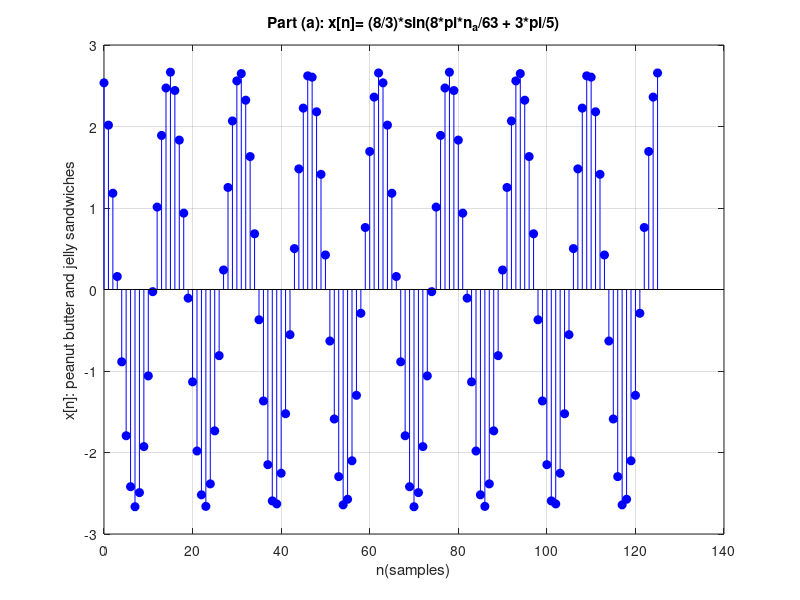
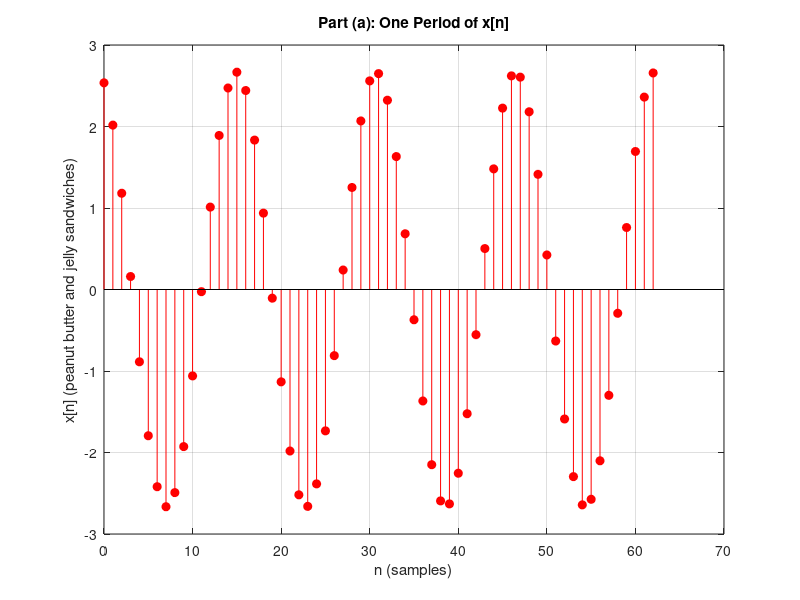
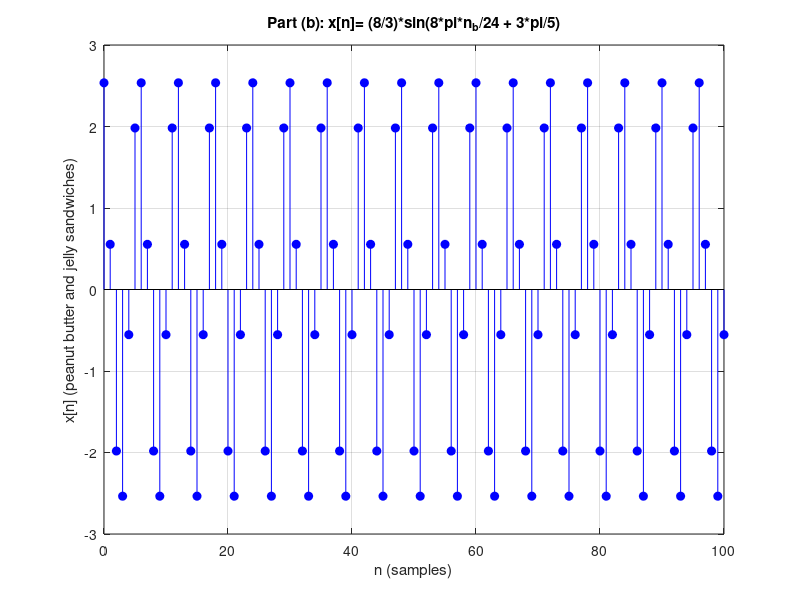
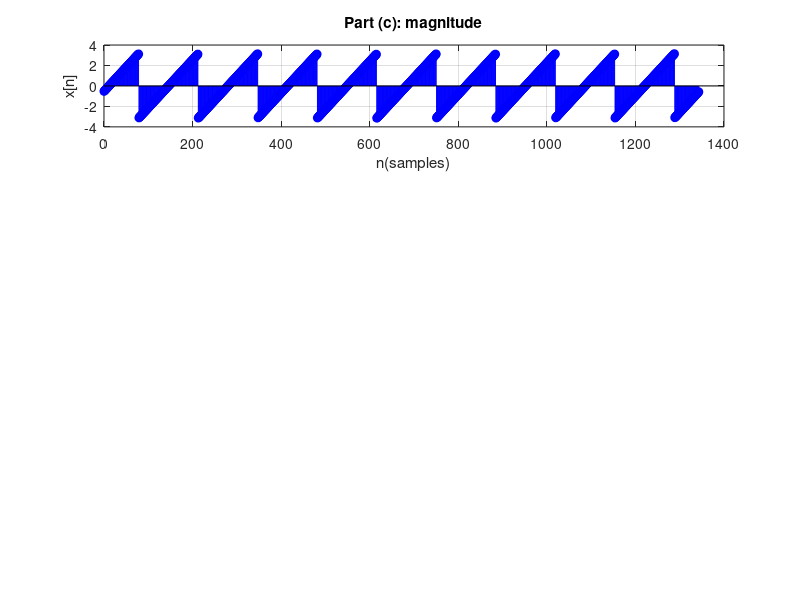

Source code (MATLAB) for these figures, in order:
close all;
clear;
clc;

%(a)----------------------------------------------------------------------------------------------------
N_a = 63; % fundamental per
n_a = 0:2*N_a-1; 
x_a = (8/3)*sin(8*pi*n_a/63 + 3*pi/5); 

w_a= 2*pi/N_a; %fundamental angular frequency 
f_a= 1/N_a; %fundamental frequency

%plot full signals (2 periods)

figure; 
stem(n_a,x_a,'b','filled');
title('Part (a): x[n]= (8/3)*sin(8*pi*n_a/63 + 3*pi/5)');
xlabel('n(samples)'); 
ylabel('x[n]: peanut butter and jelly sandwiches');
grid on; 

%plot 1 period
n_a_one= 0:N_a-1; 
x_a_one= (8/3)*sin(8*pi*n_a_one/63 + 3*pi/5);
P_a= mean(abs(x_a_one).^2); %avg power

figure;
stem(n_a_one, x_a_one,'r', 'filled');
title('Part (a): One Period of x[n]');
xlabel('n (samples)');
ylabel('x[n] (peanut butter and jelly sandwiches)');
grid on;

% print results to command window
fprintf('Part (a):\n');
fprintf('Fundamental Period: N = %d samples\n', N_a);
fprintf('Fundamental Frequency: f = %.6f cycles/sample\n', f_a);
fprintf('Fundamental Angular Frequency: w = %.6f rad/sample\n', w_a);
fprintf('Average Power: P = %.4f (peanut butter and jelly sandwiches)^2\n', P_a);

%(b)----------------------------------------------------------------------------------------------------
n_b = 0:100; 
x_b= (8/3)*sin(8*pi*n_b/24 + 3*pi/5);

figure;
stem(n_b, x_b,'b', 'filled');
title('Part (b): x[n]= (8/3)*sin(8*pi*n_b/24 + 3*pi/5)');
xlabel('n (samples)');
ylabel('x[n] (peanut butter and jelly sandwiches)');
grid on;
%(c)----------------------------------------------------------------------------------------------------

N_c = 672; % fundamental per
n_c = 0:2*N_c-1; 
x_c = 4*exp(1j*(5*pi*n_c/336 - pi/6)); 

w_c= 2*pi/N_c; %fundamental angular frequency 
f_c= 1/N_c; %fundamental frequency

%plot 2 periods -----------------------------------
figure; 
subplot(4,1,1);
stem(n_c,angle(x_c),'b','filled');
title('Part (c): magnitude');
xlabel('n(samples)'); 
ylabel('x[n]');
grid on; 

figure; 
subplot(4,1,2);
stem(n_c,abs(x_c),'b','filled');
title('Part (c): phase');
xlabel('n(samples)'); 
ylabel('Phase(rad)');
grid on; 

figure; 
subplot(4,1,3);
stem(n_c,real(x_c),'b','filled');
title('Part (c): real part');
xlabel('n(samples)'); 
ylabel('Re(x[n])');
grid on; 

figure; 
subplot(4,1,1);
stem(n_c,imag(x_c),'b','filled');
title('Part (c): imaginary part');
xlabel('n(samples)'); 
ylabel('Im(x[n])');
grid on; 

%plot 1 period-------------------------------------
n_c_one= 0:N_c-1; 
x_c_one= 4*exp(1j*(5*pi*n_c_one/336 - pi/6));
P_c= mean(abs(x_c_one).^2); %avg power

figure; 
subplot(4,1,1);
stem(n_c_one,angle(x_c_one),'r','filled');
title('Part (c): magnitude');
xlabel('n(samples)'); 
ylabel('x[n]');
grid on; 

figure; 
subplot(4,1,2);
stem(n_c_one,abs(x_c_one),'r','filled');
title('Part (c): phase');
xlabel('n(samples)'); 
ylabel('Phase(rad)');
grid on; 

figure; 
subplot(4,1,3);
stem(n_c_one,real(x_c_one),'r','filled');
title('Part (c): real part');
xlabel('n(samples)'); 
ylabel('Re(x[n])');
grid on; 

figure; 
subplot(4,1,1);
stem(n_c_one,imag(x_c_one),'r','filled');
title('Part (c): imaginary part');
xlabel('n(samples)'); 
ylabel('Im(x[n])');
grid on; 

% print results to command window
fprintf('Part (c):\n');
fprintf('Fundamental Period: N = %d samples\n', N_c);
fprintf('Fundamental Frequency: f = %.6f cycles/sample\n', f_c);
fprintf('Fundamental Angular Frequency: w = %.6f rad/sample\n', w_c);
fprintf('Average Power: P = %.4f (peanut butter and jelly sandwiches)^2\n', P_c);
